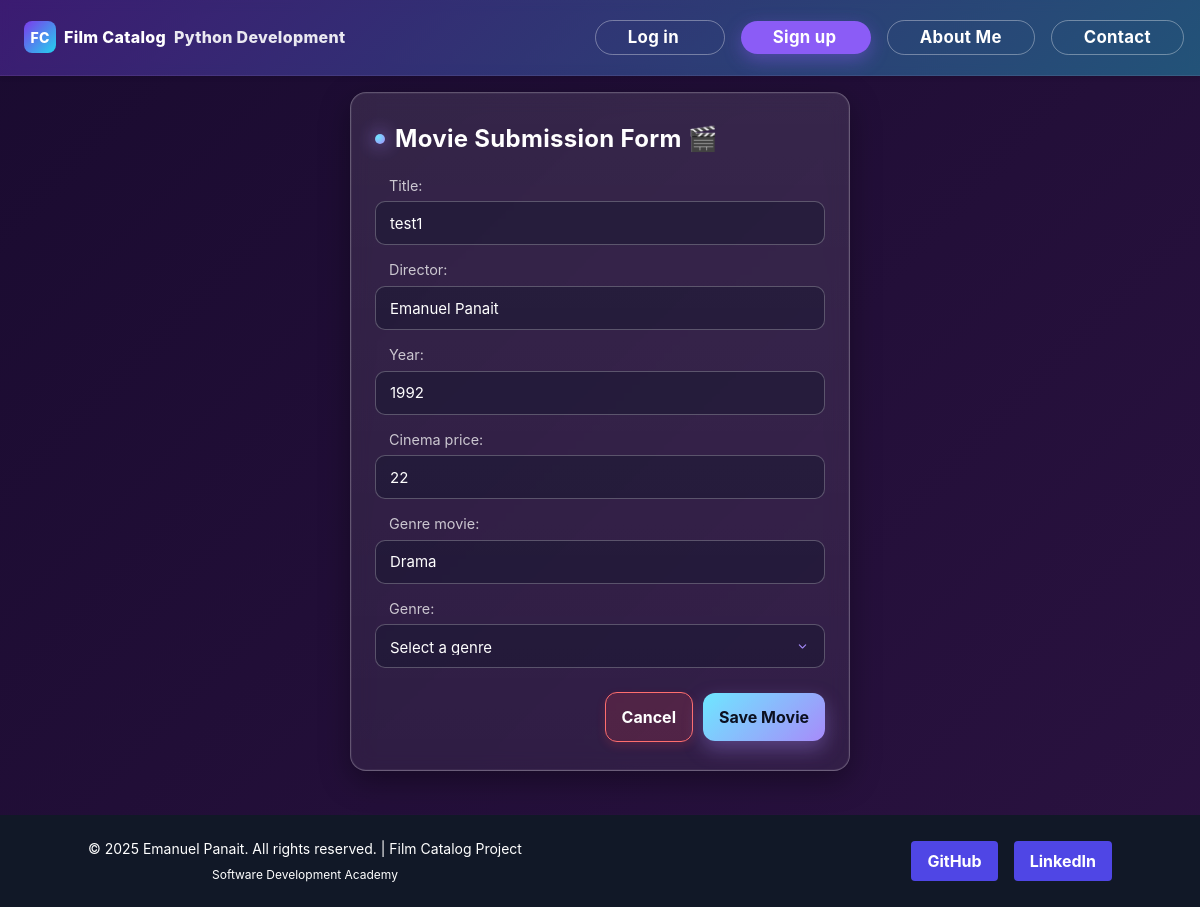
The page /update/10/ on the database as committed earlier.
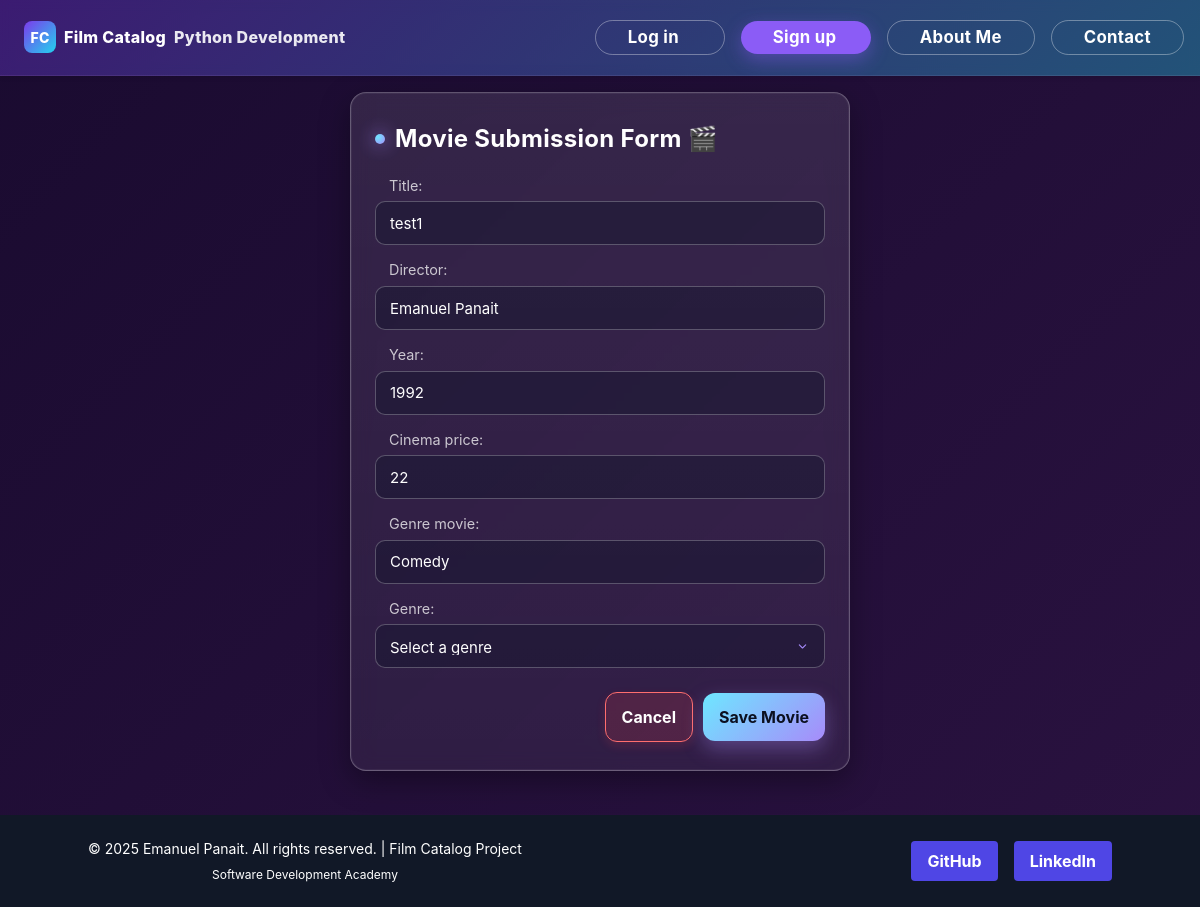
The same page on the database as committed later.
### viewer/models.py (models this page shows)
class Movie(Model):
    Title = CharField(max_length=100, blank=True, null=True, db_column='title')
    director = CharField(max_length=100, blank=True, null=True, db_column='director')
    Year = IntegerField(blank=True, null=True, db_column='year')
    cinema_price = IntegerField(blank=True, null=True, db_column='cinema_price')
    genre_movie = CharField(max_length=50, blank=True, null=True, db_column='genre_movie')

### viewer/views.py (the view)
# urls.py: path('update/<int:pk>/', MovieUpdateView.as_view(), name='movie-update'),
class MovieUpdateView(UpdateView):
    model = Movie
    form_class = MovieForm
    template_name = 'movie_update.html'
    success_url = reverse_lazy("home")

### viewer/views.py
class MovieForm(forms.ModelForm):
    class Meta:
        model = Movie
        fields = _FORM_FIELDS

### viewer/Templates/movie_update.html (shortened to what this page needs)
{% extends 'base.html' %}
{% load static %}
{% block content %}
<main role="main" class="grid place-items-center p-4" style="min-height: calc(100vh - 192px);">
    <div class="wrap">
        <div class="card">
            <h1 class="title"><span class="dot" aria-hidden="true"></span>Movie Submission Form 🎬</h1>
            <form method="post" enctype="multipart/form-data">
                {{ form.as_p }}
                <p>
                    <label for="genre">Genre:</label>
                    <select name="genre" id="genre" required>
                        <option value="" disabled selected>Select a genre</option>
                    </select>
                </p>
                <div class="actions">
                    <a href="{% url 'home' %}" class="button-cancel">Cancel</a>
                    <button type="submit">Save Movie</button>
                </div>
            </form>
        </div>
    </div>
</main>
{% endblock %}

Rows that differ between the two databases and show on the page:
changed Movie "test1": genre_movie "Drama" → "Comedy"
